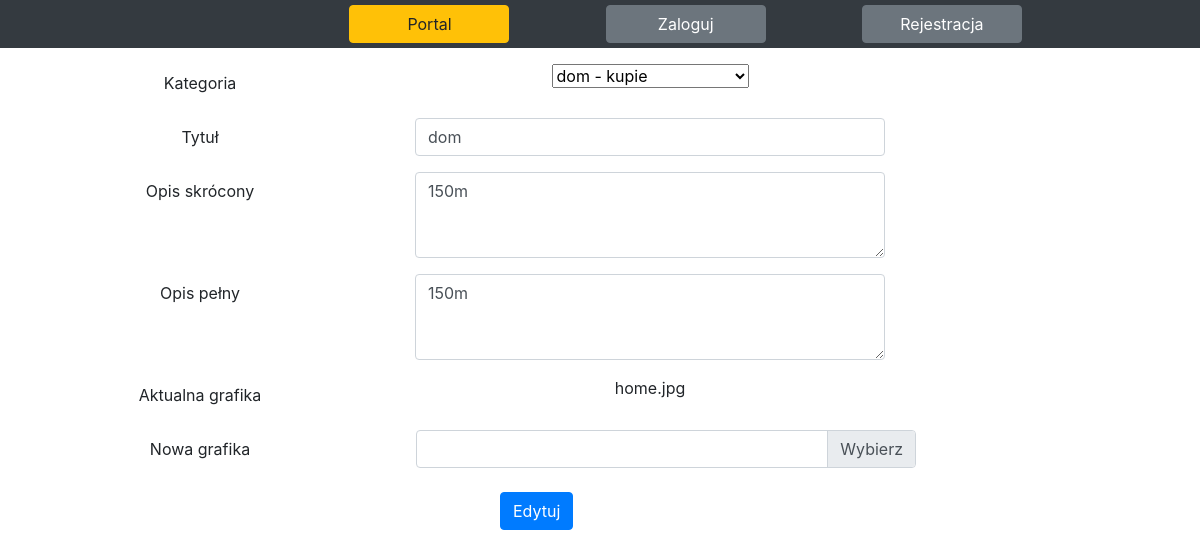
The page /edit_offer/2/ on the database its author committed.
### advertisement/models.py (models this page shows, shortened)
class Offer(models.Model):
    id = models.IntegerField(primary_key=True)
    user = models.ForeignKey(settings.AUTH_USER_MODEL, blank=True, null=True, on_delete=models.SET_NULL)
    title = models.CharField(default='', blank=True, null=True, max_length=200)
    short_description = models.TextField(default='', blank=True, null=True, max_length=200)
    full_description = models.TextField(default='', blank=True, null=True)
    category = models.CharField(max_length=30, choices=category_list)
    display_period = models.IntegerField(default=1)
    display_date = models.DateField(default=now)
    highlight = models.BooleanField(default=False)
    update_date = models.DateField(default=now)
    objects = models.Manager()

### advertisement/views.py (the view, shortened to what this page needs)
# urls.py: path('edit_offer/<int:offer_id>/', EditOfferView.as_view()),
class EditOfferView(View):
    offer_model = Offer
    save_file_model = SaveFile
    def get(self, request, offer_id):
        if 'logout' in request.GET:
            logout(request)
            cache.clear()
            messages.info(request, 'Zostałeś wylogowany')
            return redirect('/')
        proper_category_list = []
        for item in category_list:
            proper_category_list.append(item[0])
        offer_data = self.offer_model.objects.get(id=offer_id)
        image = self.save_file_model.objects.get(offer=offer_data)
        image_name = image.file.name.rsplit('/', 1)[-1]
        return render(request, 'edit_offer.html', locals())

### advertisement/templates/edit_offer.html (shortened to what this page needs)
<!DOCTYPE html>
{% extends "base.html" %}
{% block content %}
<div class="container-fluid">
  <form method="post" action="." id="form_id" enctype="multipart/form-data">{% csrf_token %}
    <div class="form-group row" align="center">
      <label class="col-form-label col-sm-4">Kategoria</label>
      <div class="col-sm-5">
          <select class="selectpicker" name="category" data-width="50%" required>
              <option selected="selected">{{offer_data.category}}</option>
          </select>
      </div>
    </div>
    <div class="form-group row" align="center">
      <label class="col-form-label col-sm-4">Tytuł</label>
      <div class="col-sm-5">
          <input type="text" class="form-control" name='title' value="{{offer_data.title}}" required>
      </div>
    </div>
    <div class="form-group row" align="center">
      <label class="col-form-label col-sm-4">Opis skrócony</label>
      <div class="col-sm-5">
        <textarea class="form-control" rows="3" name="short_description" required>{{offer_data.short_description}}</textarea>
      </div>
    </div>
    <div class="form-group row" align="center">
      <label class="col-form-label col-sm-4">Opis pełny</label>
      <div class="col-sm-5">
        <textarea class="form-control" rows="3" name="full_description" required>{{offer_data.full_description}}</textarea>
      </div>
    </div>
    <div class="form-group row" align="center">
      <label class="col-form-label col-sm-4">Aktualna grafika</label>
      <div class="col-sm-5">
        {{image_name}}
      </div>
    </div>
    <div class="form-group row" align="center">
      <label class="col-form-label col-sm-4">Nowa grafika</label>
      <div class="col-sm-5 ml-3" style="text-align: left;">
        <label class="custom-file-label graphic" for="id_graphic" data-browse="Wybierz"></label>
      </div>
    </div>
    <div class="form-group row">
      <div class="offset-sm-5 py-2 submit">
          <button type="submit" class="btn btn-primary">Edytuj</button>
      </div>
    </div>
  </form>
</div>
{% endblock content %}

### rows shown on the page
Offer: category "dom - kupie", title "dom", short_description "150m", full_description "150m"

### other values the page prints
{{ image_name }} "home.jpg"
